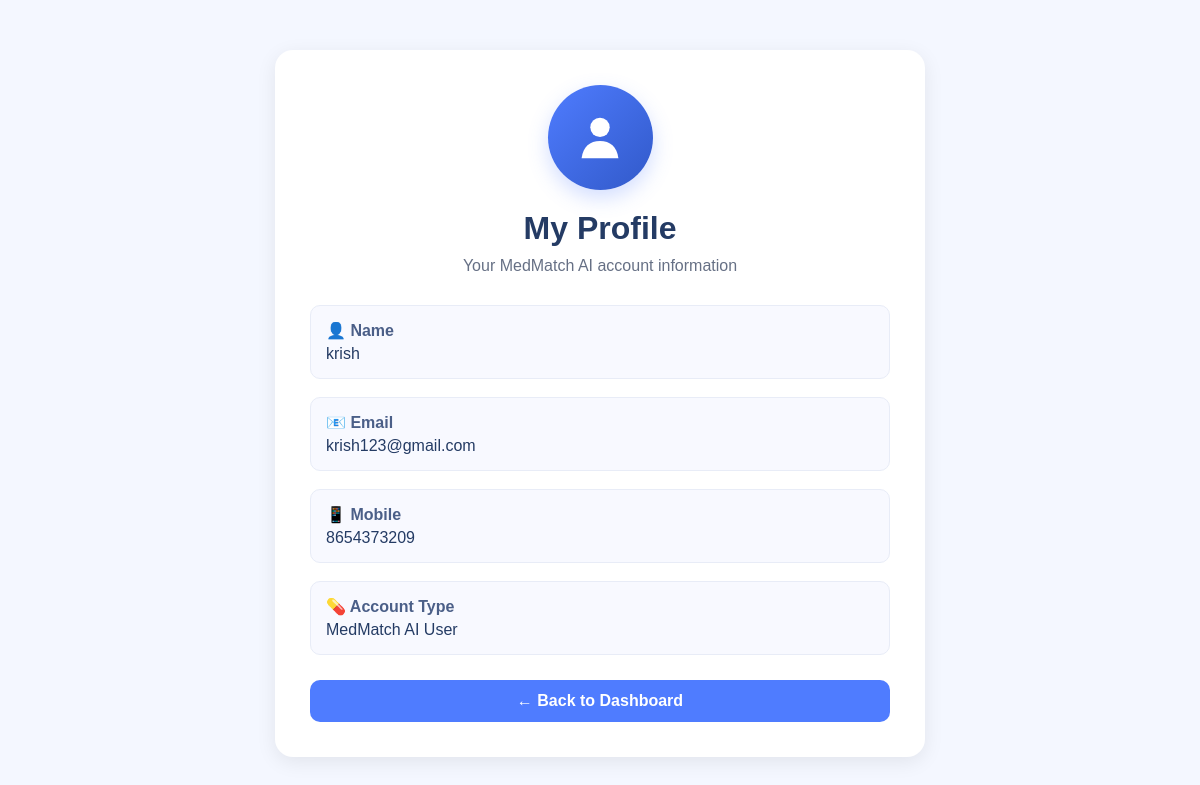
/profile (signed in), run on the app's committed database.
### tables this page shows
CREATE TABLE users (
            id INTEGER PRIMARY KEY AUTOINCREMENT,
            name TEXT NOT NULL,
            email TEXT UNIQUE NOT NULL,
            password TEXT NOT NULL
        , mobile TEXT);

### app.py (the view)
@app.route("/profile")
def profile():
    if "user_id" not in session:
        return redirect("/login")
    connection = get_db_connection()
    user = connection.execute(
        "SELECT id, name, email, mobile FROM users WHERE id = ?",
        (session["user_id"],)
    ).fetchone()
    connection.close()
    return render_template("profile.html", user=user)

### database.py (called while the page is built)
def get_db_connection():
    connection = sqlite3.connect(DATABASE)
    connection.row_factory = sqlite3.Row
    return connection

### templates/profile.html (shortened to what this page needs)
<!DOCTYPE html>
<html lang="en">
<head>
</head>
<body>
<div class="container">
    <div class="profile-card">
        <div class="profile-logo">
            <svg
                viewBox="0 0 64 64"
                xmlns="http://www.w3.org/2000/svg"
                aria-label="User Profile"
            >
                <circle
                    cx="32"
                    cy="21"
                    r="10"
                    fill="white"
                />
                <path
                    d="M13 53
                       C14.5 41
                       21.5 35
                       32 35
                       C42.5 35
                       49.5 41
                       51 53
                       Z"
                    fill="white"
                />
            </svg>
        </div>
        <h1>
            My Profile
        </h1>
        <p class="subtitle">
            Your MedMatch AI account information
        </p>
        <div class="info">
            <strong>
                👤 Name
            </strong>
            <span>
                {{ user["name"] }}
            </span>
        </div>
        <div class="info">
            <strong>
                📧 Email
            </strong>
            <span>
                {{ user["email"] }}
            </span>
        </div>
        <div class="info">
            <strong>
                📱 Mobile
            </strong>
            <span>
                {{ user["mobile"] }}
            </span>
        </div>
        <div class="info">
            <strong>
                💊 Account Type
            </strong>
            <span>
                MedMatch AI User
            </span>
        </div>
        <a href="/dashboard" class="back">
            ← Back to Dashboard
        </a>
    </div>
</div>
</body>
</html>

### templates/profile.html (style rules this page uses)
* { box-sizing: border-box; margin: 0; padding: 0; font-family: Arial, sans-serif; }
body { background: #f4f7ff; color: #243b64; min-height: 100vh; }
.container { max-width: 700px; margin: 50px auto; padding: 0 25px; }
.profile-card { background: white; padding: 35px; border-radius: 18px; box-shadow: 0 5px 20px rgba(0, 0, 0, 0.08); }
.profile-logo { width: 105px; height: 105px; margin: 0 auto 20px; border-radius: 50%; background: linear-gradient(135deg, #4f7cff, #3159c9); display: flex; align-items: center; justify-content: center; box-shadow: 0 8px 20px rgba(79, 124, 255, 0.25); }
.profile-logo svg { width: 62px; height: 62px; }
h1 { text-align: center; margin-bottom: 10px; color: #243b64; }
.subtitle { text-align: center; color: #667085; margin-bottom: 30px; }
.info { margin-bottom: 18px; padding: 15px; background: #f8f9ff; border-radius: 10px; border: 1px solid #e8ecf7; }
.info strong { display: block; margin-bottom: 5px; color: #4b5f88; }
.info span { color: #243b64; }
.back { display: block; text-align: center; margin-top: 25px; padding: 12px; text-decoration: none; color: white; background: #4f7cff; border-radius: 10px; font-weight: bold; transition: 0.2s; }

### data on the page
users: name "krish", email "krish123@gmail.com", mobile "8654373209"
